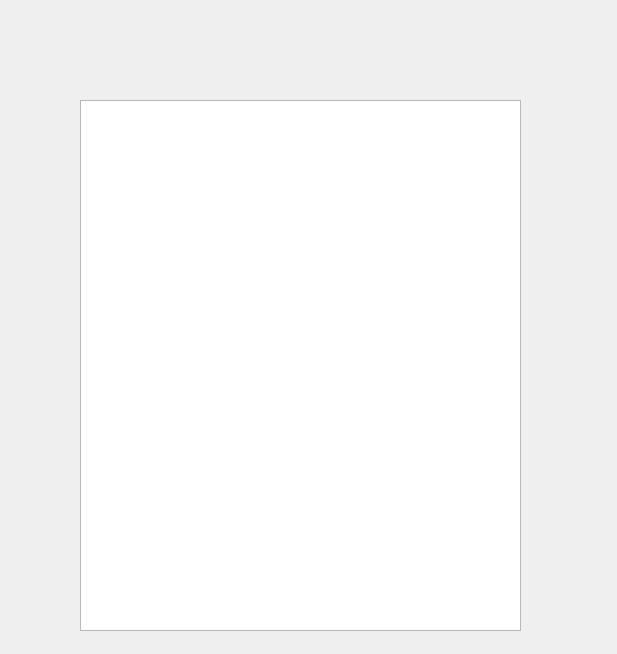
<?xml version="1.0" encoding="UTF-8"?>
<ui version="4.0">
 <class>Dialog</class>
 <widget class="QDialog" name="Dialog">
  <property name="geometry">
   <rect>
    <x>0</x>
    <y>0</y>
    <width>617</width>
    <height>654</height>
   </rect>
  </property>
  <property name="windowTitle">
   <string>Dialog</string>
  </property>
  <widget class="QTextBrowser" name="resultBrowser">
   <property name="geometry">
    <rect>
     <x>80</x>
     <y>100</y>
     <width>441</width>
     <height>531</height>
    </rect>
   </property>
   <property name="autoFillBackground">
    <bool>true</bool>
   </property>
   <property name="lineWidth">
    <number>3</number>
   </property>
   <property name="midLineWidth">
    <number>2</number>
   </property>
   <property name="openLinks">
    <bool>false</bool>
   </property>
  </widget>
  <widget class="QLabel" name="appName">
   <property name="geometry">
    <rect>
     <x>140</x>
     <y>-50</y>
     <width>331</width>
     <height>181</height>
    </rect>
   </property>
   <property name="text">
    <string/>
   </property>
   <property name="pixmap">
    <pixmap>../images/mgr-logo.png</pixmap>
   </property>
   <property name="scaledContents">
    <bool>true</bool>
   </property>
  </widget>
 </widget>
 <resources/>
 <connections/>
</ui>
